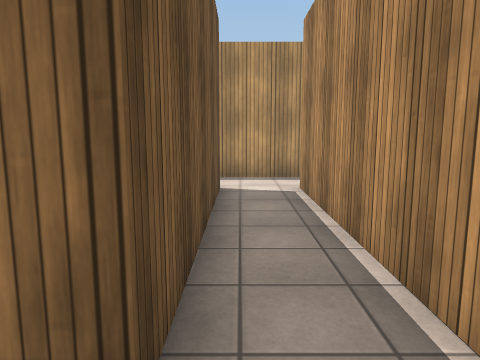
View 1 (above)

24 first-person views from a walk through a 3-D level made in the Unity game engine. The camera is 1.4 m above the floor, tilts 8° down and sees 70° across. The floor is counted in squares, 1 m on a side. Each view is taken from the middle of a square. On the plan, view 1 faces up. The plan holds only what a view shows up to about 15 squares ahead; the rest is blank. The player is left out. Surface patterns are stand-ins for the level's own textures.

View 2
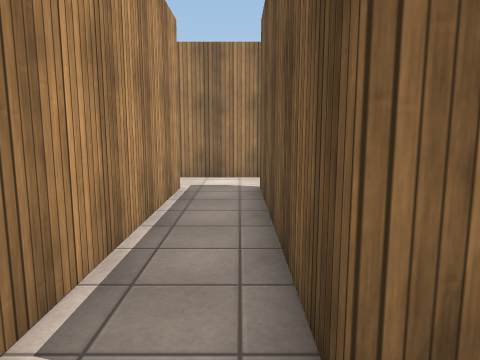

View 3
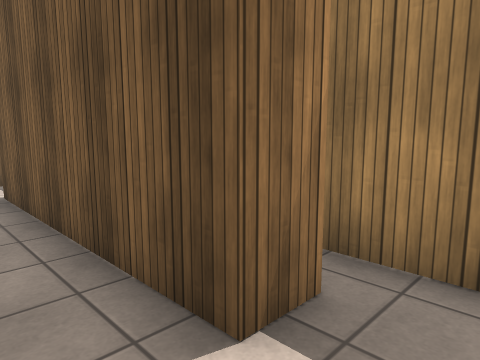

View 4
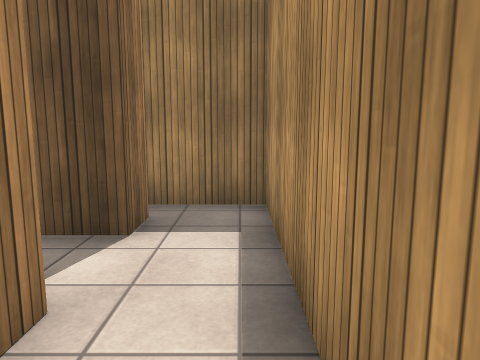

View 5
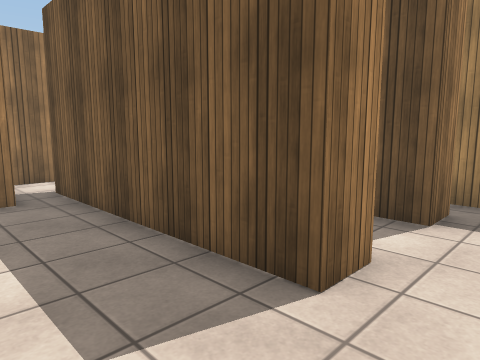

View 6
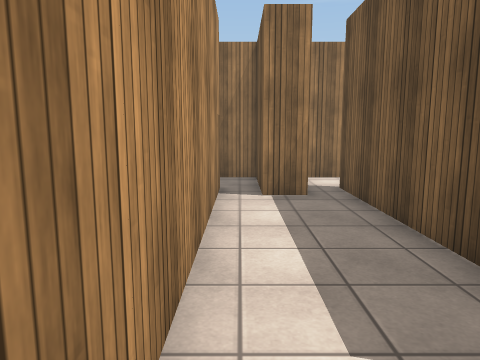

View 7
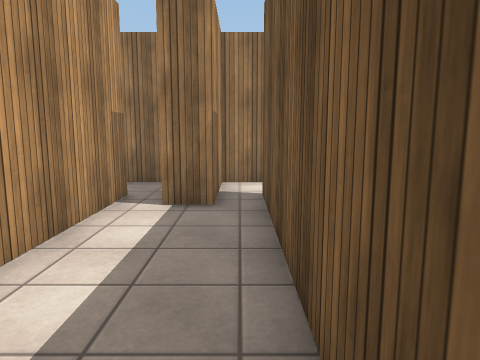

View 8
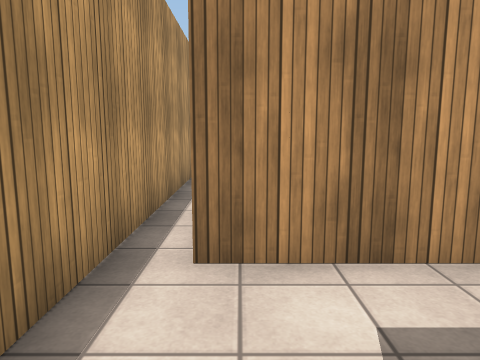

View 9
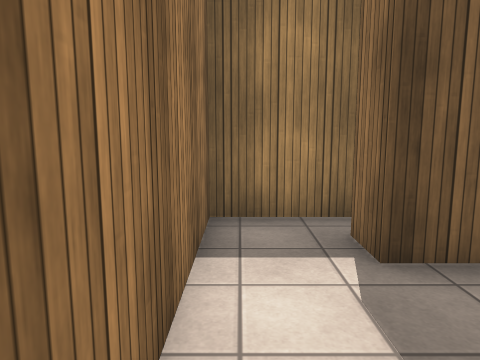

View 10
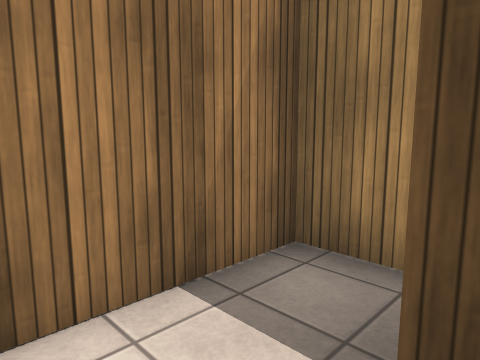

View 11
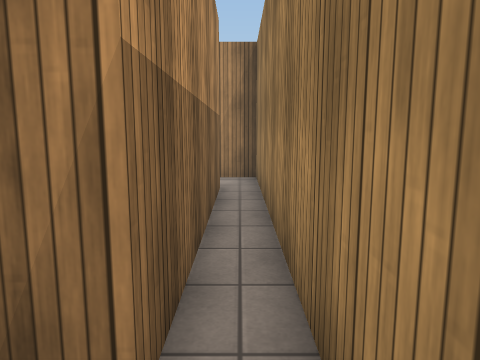

View 12
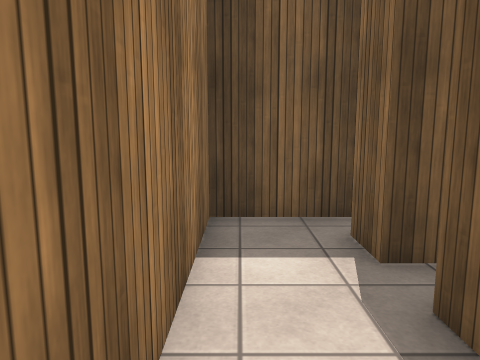

View 13
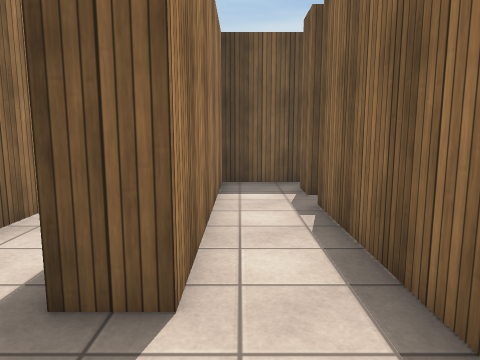

View 14
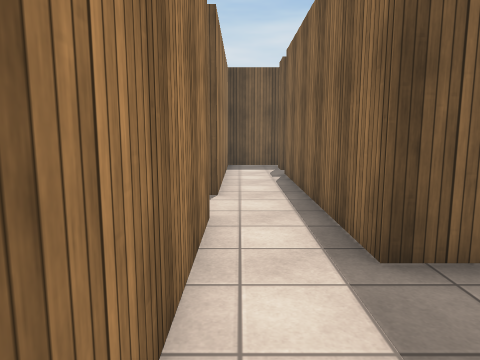

View 15
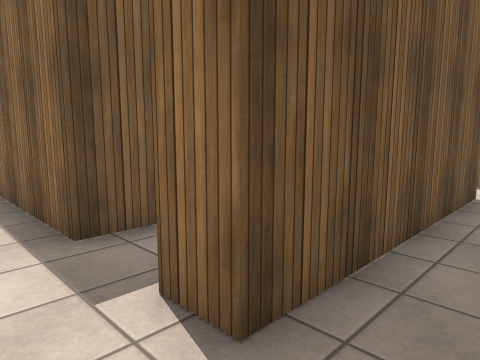

View 16
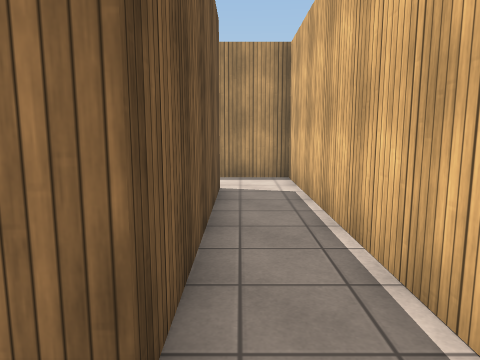

View 17
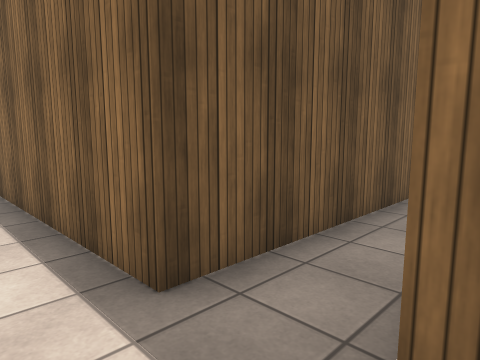

View 18
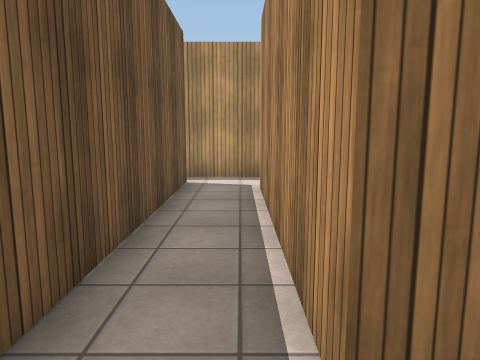

View 19
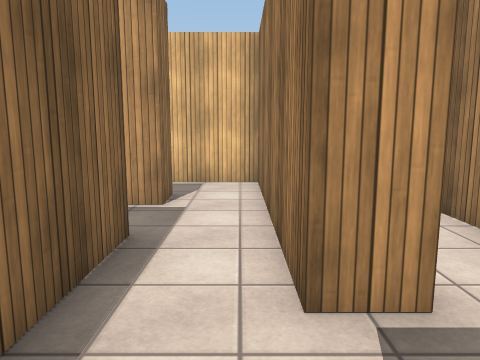

View 20
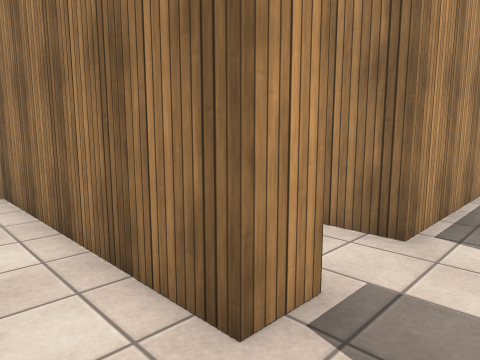

View 21
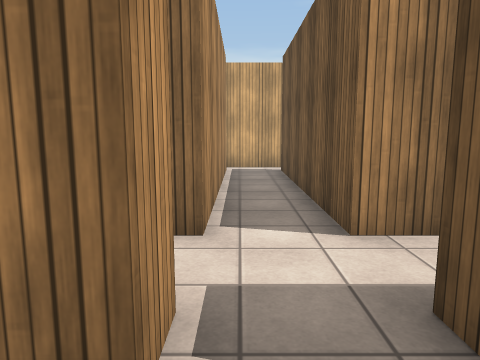

View 22
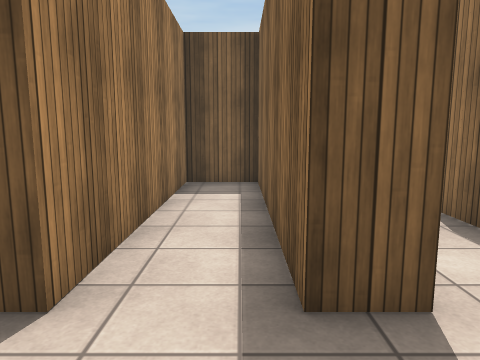

View 23
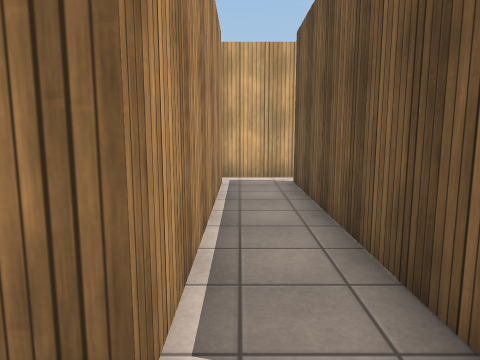

View 24
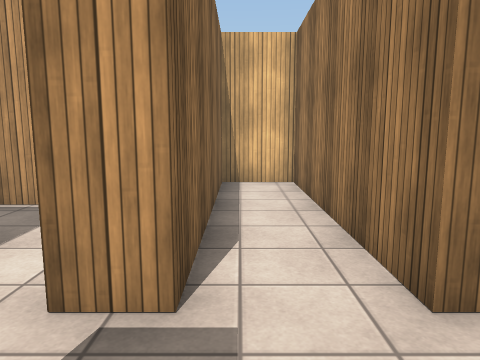

### Floor plan
Points are (right, up) in squares from view 1. A wall is a line through its corners. A room is listed if a view was taken in it or the views show most of it. See-through windows are left out.
Room 1 (views 1, 2, 3, 8, 10)
walls: (1.5, 1.5) (1.5, 8.5) (2.5, 8.5); (-0.5, 8.5) (-0.5, 1.5); (-0.5, -0.5) (1.5, -0.5); (2.5, 10.5) (-0.5, 10.5)
ways out: opening at (2, 9.5) to room 2; opening at (2, 0.5) to room 3; opening at (-1, 0.5) to room 4; opening at (-1, 9.5) to room 4
Room 2 (views 4, 5, 6, 7)
walls: (2.5, 8.5) (2.5, 2.5); (5.5, 10.5) (2.5, 10.5); (3.5, 2.5) (4.5, 2.5); (5.5, 2.5) (5.5, 9.5)
ways out: opening at (2, 9.5) to room 1; opening at (3, 2) to room 3; opening at (5, 2) to room 9; opening at (6, 10)
Room 3 (view 9)
walls: (2.5, 2.5) (2.5, 1.5); (1.5, -0.5) (3.5, -0.5) (3.5, 2.5)
ways out: opening at (2, 0.5) to room 1; opening at (3, 2) to room 2
Room 4 (view 11)
walls: (-0.5, 1.5) (-1.5, 1.5) (-1.5, 8.5) (-0.5, 8.5); (-0.5, 10.5) (-2.5, 10.5) (-2.5, -0.5) (-0.5, -0.5)
ways out: opening at (-1, 0.5) to room 1; opening at (-1, 9.5) to room 1
Room 5 (views 12, 19, 20, 21)
walls: (6.5, 2.1) (6.5, 1.5); (6.5, -0.5) (11.5, -0.5); (13.5, 1.5) (7.5, 1.5)
ways out: opening at (14.5, 0.5) to room 6; opening at (12.5, -1) to room 8; opening at (6, 0.5) to room 9
Room 6 (views 13, 18)
walls: (17.5, 1.5) (17.5, 8.5); (15.5, 9.5) (15.5, 1.5) (13.5, 1.5); (17.6, 10.5) (15.2, 10.5); (13.5, -0.5) (17.5, -0.5)
ways out: opening at (14.5, 0.5) to room 5; opening at (18, 0.5) to room 7; opening at (18, 9.5) to room 7
Room 7 (views 14, 15, 16, 17)
walls: (18.5, 8.5) (18.5, 1.5) (17.5, 1.5); (17.5, -0.5) (20.5, -0.5) (20.5, 10.5) (17.6, 10.5)
ways out: opening at (18, 0.5) to room 6; opening at (18, 9.5) to room 6
Room 8 (views 22, 23, 24)
walls: (11.5, -0.5) (11.5, -1.5) (4.5, -1.5) (4.5, -3.5) (11.5, -3.5) (11.5, -11.5); (13.5, -11.5) (13.5, -3.5) (20.5, -3.5) (20.5, -1.5); (11.2, -12.5) (13.6, -12.5); (20.2, -1.5) (13.5, -1.5) (13.5, -0.5)
ways out: opening at (12.5, -1) to room 5; opening at (11, -12)
Room 9 (no view inside)
walls: (4.5, 2.5) (4.5, -0.5) (6.5, -0.5); (6.5, 1.5) (5.5, 1.5) (5.5, 2.5)
ways out: opening at (5, 2) to room 2; opening at (6, 0.5) to room 5

Positions as (right, up) in squares from view 1, and headings:
1: (0, 0), facing up
2: (0, 10), facing down
3: (1, 10), facing down-left
4: (4, 10), facing left
5: (5, 10), facing down-left
6: (5, 10), facing down
7: (3, 9), facing down
8: (2, 9), facing right
9: (3, 0), facing left
10: (1, 2), facing down-left
11: (-2, 10), facing down
12: (10, 0), facing left
13: (14, 0), facing left
14: (19, 0), facing left
15: (20, 0), facing up-left
16: (19, 0), facing up
17: (18, 0), facing up-left
18: (17, 0), facing up
19: (11, 0), facing right
20: (12, 1), facing down-right
21: (13, 1), facing down
22: (14, -2), facing left
23: (13, -2), facing down
24: (11, -2), facing right
